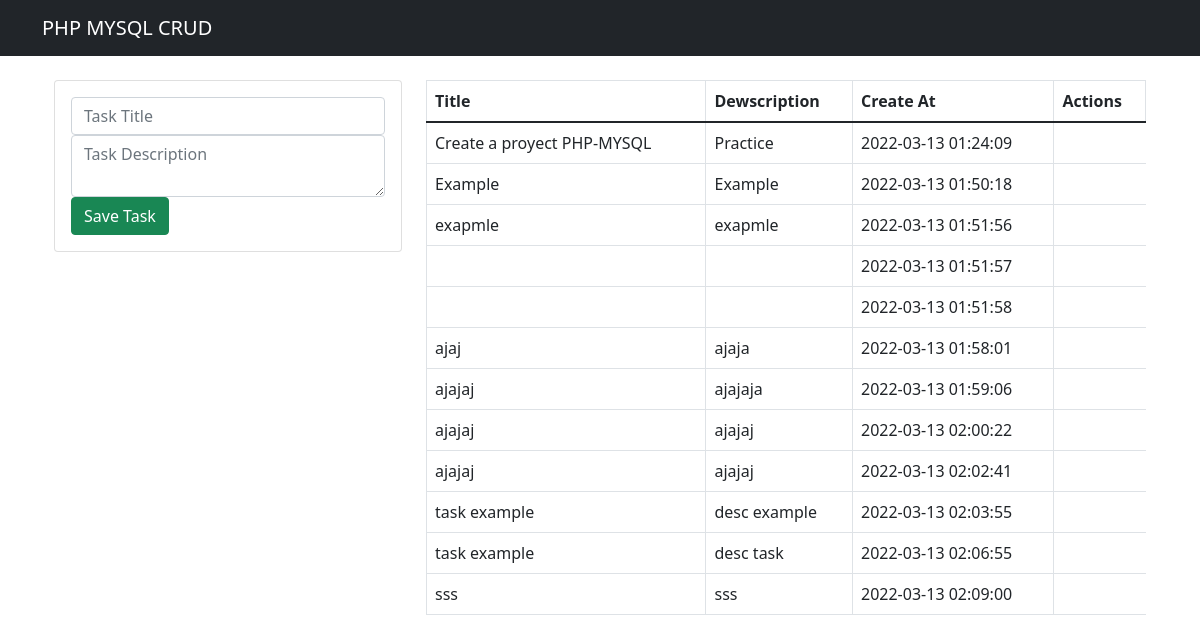
The page / on the database its author committed.
### tables this page shows
CREATE TABLE `task` (
  `id` int(11) NOT NULL,
  `title` varchar(255) NOT NULL,
  `description` varchar(255) NOT NULL,
  `created_at` timestamp NOT NULL DEFAULT CURRENT_TIMESTAMP ON UPDATE CURRENT_TIMESTAMP
);

### index.php (the view, shortened to what this page needs)
<?php
include("db.php");
include ("include/header.php");
?>
<div class="container p-4">
<div class="row">
    <div class="col-md-4">
        <div class="card card-body">
            <form action="save_task.php" method="POST">
                <div class="form-group">
                    <input type="text" name="title" class="form-control" placeholder="Task Title" autofocus>
                </div>
                <div class="form-group">
                    <textarea name="description" rows="2" class="form-control" placeholder="Task Description"></textarea>
                </div>
                <input type="submit" class="btn btn-success btn-block" name="save_task" value="Save Task">
            </form>
        </div>
    </div>
    <div class="col-md-8">
        <table class="table table-bordered">
            <thead>
                <tr>
                    <th>Title</th>
                    <th>Dewscription</th>
                    <th>Create At</th>
                    <th>Actions</th>
                </tr>
            </thead>
            <tbody>
                <?php
                $query = "SELECT * FROM task";
                $result_tasks = mysqli_query($conn, $query);
                while($row = mysqli_fetch_array($result_tasks)){ ?>
                    <tr>
                        <td><?php echo $row['title']; ?></td>
                        <td><?php echo $row['description']; ?></td>
                        <td><?php echo $row['created_at']; ?></td>
                    </tr>
                <?php } ?>
            </tbody>
        </table>
    </div>
</div>
</div>
<?php
include ("include/footer.php");
?>

### include/header.php (shortened to what this page needs)
<!DOCTYPE html>
<html lang="en">
<head>
    <link href="https://cdn.jsdelivr.net/npm/bootstrap@5.1.3/dist/css/bootstrap.min.css" rel="stylesheet"
>
</head>
<body>
<nav class="navbar navbar-dark bg-dark">
    <div class="container">
        <a href="index.php" class="navbar-brand">PHP MYSQL CRUD</a>
    </div>
</nav>

### include/footer.php (shortened to what this page needs)
</body>
</html>

### rows shown on the page
task: title "Create a proyect PHP-MYSQL", description "Practice", created_at "2022-03-13 01:24:09"
task: title "Example", description "Example", created_at "2022-03-13 01:50:18"
task: title "exapmle", description "exapmle", created_at "2022-03-13 01:51:56"
task: created_at "2022-03-13 01:51:57"
task: created_at "2022-03-13 01:51:58"
task: title "ajaj", description "ajaja", created_at "2022-03-13 01:58:01"
task: title "ajajaj", description "ajajaja", created_at "2022-03-13 01:59:06"
task: title "ajajaj", description "ajajaj", created_at "2022-03-13 02:00:22"
task: title "ajajaj", description "ajajaj", created_at "2022-03-13 02:02:41"
task: title "task example", description "desc example", created_at "2022-03-13 02:03:55"
task: title "task example", description "desc task", created_at "2022-03-13 02:06:55"
task: title "sss", description "sss", created_at "2022-03-13 02:09:00"
